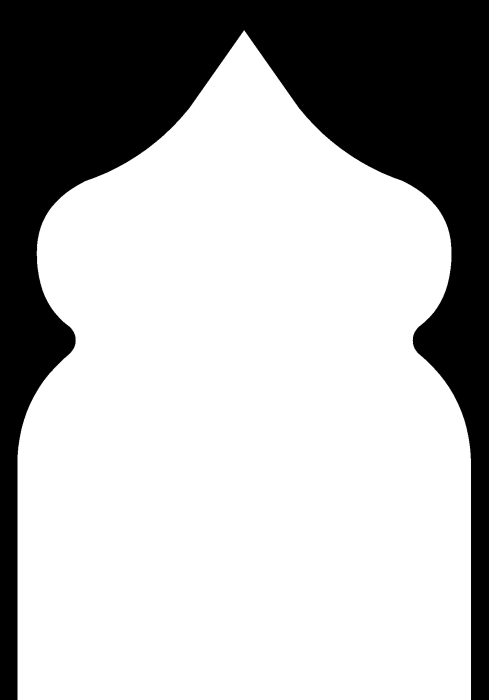
#> input picture assets/mosque/arch-inner.png, 977 x 1400 px (shown at 1/2 size)
$ python build_arch.py ../assets/mosque/arch-inner.png
#> lines starting #> are read from the running program, lines starting #| are printed output that depends on the picture; after the words box and inside, x2 and y2 are one past the last pixel; in counts of white or black regions, pixels touching at a corner belong together
"""Builds the sub-menu arch's two masks from one clean drawing of the arch.

The arches on the unit screen ("2 Sunnah", "4 Fardh") are drawn rather than pictured, so a
prayer can have as many as it has units. They are drawn from two grayscale masks:

    arch-outer.png   the whole arch, painted in the border colour
    arch-inner.png   the panel inside it, painted on top in the panel colour

The gap between the two is what you see as the outline. This tool makes both from a single
silhouette of the arch, so the outline comes out an even width all the way round instead of
following whatever the drawing's own line did.

Give it a drawing of the arch as a solid shape - any colour, on a transparent or white
background - at the largest size you have. It is the shape that matters, not the colours:

    python3 tools/build_arch.py path/to/arch.png

    python3 tools/build_arch.py path/to/arch.png --border 0.036 --height 1400

The base is left open on purpose: the arch stands on the ground like the ones on the mosque,
rather than being closed along the bottom like a shield.

Needs Pillow, NumPy and SciPy:  pip3 install --break-system-packages pillow numpy scipy
"""
from __future__ import annotations

import argparse
import sys
from pathlib import Path

BORDER = 0.036      # the outline's width, as a fraction of the arch's own width
HEIGHT = 1400       # what the masks are saved at: enough to stay sharp when drawn large
HERE = Path(__file__).resolve().parent.parent / "assets" / "mosque"


def shape_of(path: Path):
    """The drawing as a true/false mask of what is inside the arch.

    A drawing with transparency is taken by its alpha. One on a white background is taken by
    what is darker than white, so a plain black-on-white drawing works too.
    """
    import numpy as np
    from PIL import Image

    picture = Image.open(path).convert("RGBA")
    alpha = np.array(picture.split()[3])
    if alpha.min() < 250:                       # it has transparency: that is the shape
        return alpha > 128
    grey = np.array(picture.convert("L"))       # otherwise: anything that is not white
    return grey < 240


def trim(mask):
    """Cuts the blank space off, so the arch fills its own picture."""
    import numpy as np

    rows, cols = np.where(mask)
    if not rows.size:
        raise SystemExit("that drawing is empty")
    return mask[rows.min():rows.max() + 1, cols.min():cols.max() + 1]


def eaten_in(mask, border: int):
    """The panel inside the arch: the shape with [border] pixels taken off every edge but the
    base, measured as a true distance so the outline is the same width on a curve as on a
    straight.

    The arch fills its picture, so its sides sit hard against the edge. Distance is only
    measured to the empty pixels the picture actually holds, so without a margin of empty space
    around it the sides would count as deep inside and get no outline at all. Hence the ring of
    empty pixels on the two sides and the top. The base instead stands on a block of itself, so
    nothing is eaten off the bottom and the arch stands open on the ground.
    """
    import numpy as np
    from scipy import ndimage

    room = border + 2
    height, width = mask.shape
    tall = np.vstack([np.zeros((room, width), bool), mask, np.repeat(mask[-1:], room, axis=0)])
    edge = np.zeros((tall.shape[0], room), bool)
    padded = np.hstack([edge, tall, edge])
    inside = ndimage.distance_transform_edt(padded) > border
    return inside[room:room + height, room:room + width]


def as_picture(mask, height: int):
    """A mask at the size it is saved, its edges smoothed by the shrinking itself."""
    from PIL import Image

    picture = Image.fromarray((mask * 255).astype("uint8"), mode="L")
    width = max(1, round(picture.width * height / picture.height))
    return picture.resize((width, height), Image.LANCZOS)


def main(argv: list[str] | None = None) -> int:
    ap = argparse.ArgumentParser(description=__doc__,
                                 formatter_class=argparse.RawDescriptionHelpFormatter)
    ap.add_argument("drawing", type=Path, help="a picture of the arch as a solid shape")
    ap.add_argument("--out", type=Path, default=HERE, help="where the masks go")
    ap.add_argument("--border", type=float, default=BORDER,
                    help=f"outline width as a fraction of the arch's width (default {BORDER})")
    ap.add_argument("--height", type=int, default=HEIGHT,
                    help=f"pixels tall to save the masks at (default {HEIGHT})")
    args = ap.parse_args(argv)

    if not args.drawing.is_file():
        print(f"no such file: {args.drawing}", file=sys.stderr)
        return 1
    shape = trim(shape_of(args.drawing))
#> in shape_of, `alpha = np.array(picture.split()[3])`: alpha: shape (1400, 977); every value is 255
#> in shape_of, grey is the input picture: shape (1400, 977); min 0, max 255, mean 177.7
#> in shape_of, `return grey < 240`:
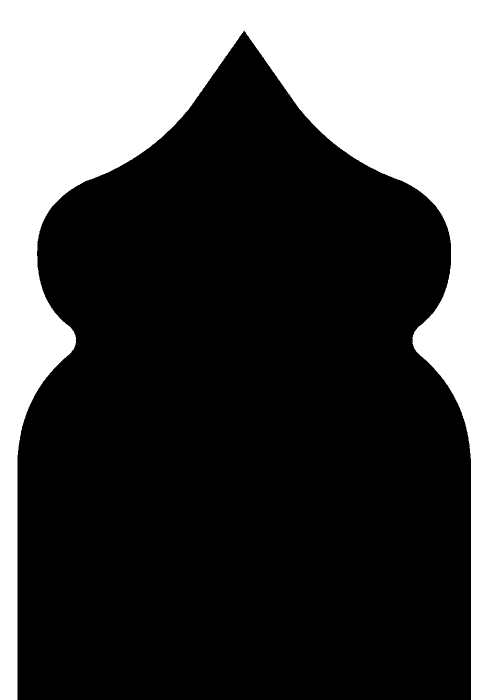
#> returned value: shape (1400, 977) bool (shown at 1/2 size); 30.4% white; 1 white region, box (x1, y1, x2, y2) and area: (0, 0, 977, 1400) 415928
    height, width = shape.shape
#> height = 1400; width = 977
    border = max(1, round(width * args.border))
#> border = 35
    print(f"arch {width} x {height}, outline {border}px ({args.border:.1%} of the width)")
#| arch 977 x 1400, outline 35px (3.6% of the width)

    args.out.mkdir(parents=True, exist_ok=True)
    for name, mask in (("arch-outer.png", shape), ("arch-inner.png", eaten_in(shape, border))):
#> in eaten_in, `room = border + 2`: room = 37
#> in eaten_in, `height, width = mask.shape`: height = 1400; width = 977
#> in eaten_in, `tall = np.vstack([np.zeros((room, width), bool), mask, np.repeat(mask[..`:
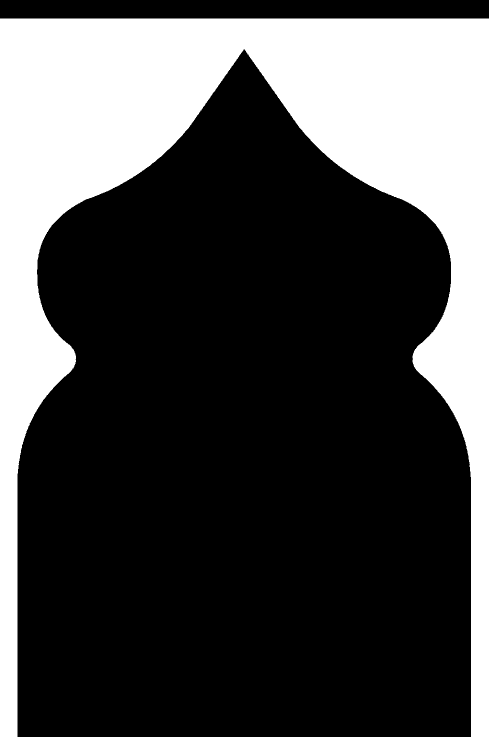
#> tall: shape (1474, 977) bool (shown at 1/2 size); 29.1% white; 1 white region, box (x1, y1, x2, y2) and area: (0, 37, 977, 1474) 418518
#> in eaten_in, `padded = np.hstack([edge, tall, edge])`:
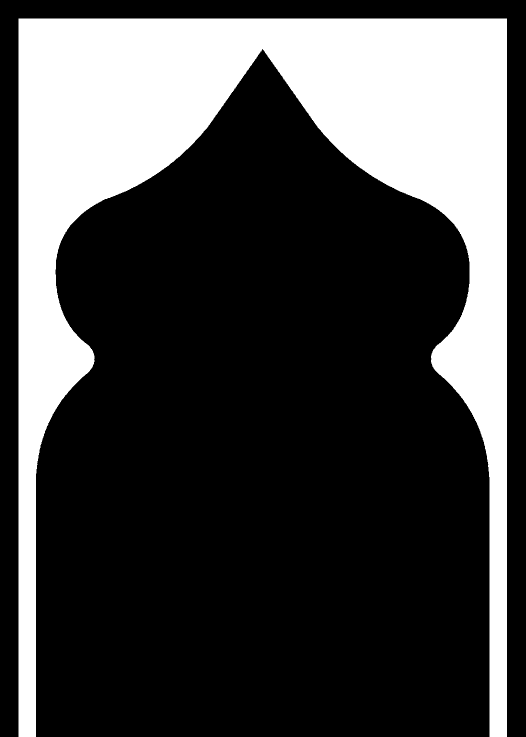
#> padded: shape (1474, 1051) bool (shown at 1/2 size); 27% white; 1 white region, box (x1, y1, x2, y2) and area: (37, 37, 1014, 1474) 418518
#> in eaten_in, `inside = ndimage.distance_transform_edt(padded) > border`:
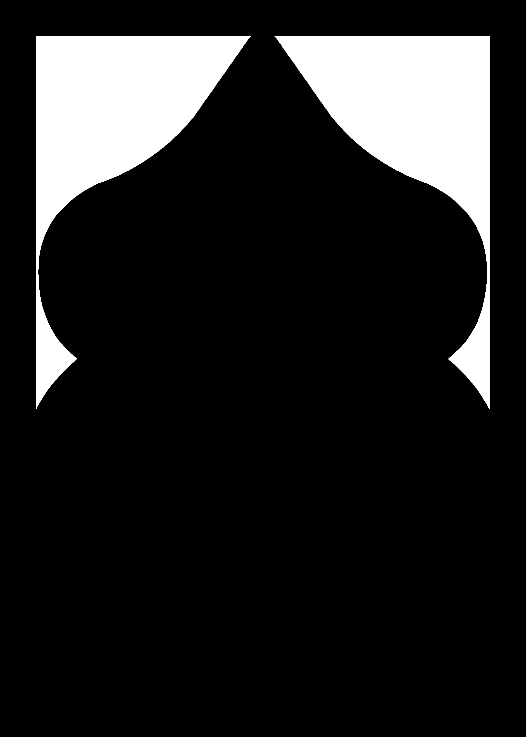
#> inside: shape (1474, 1051) bool (shown at 1/2 size); 13.8% white; 2 white regions, box (x1, y1, x2, y2) and area: (549, 72, 979, 818) 106907, (72, 72, 502, 818) 106695
        picture = as_picture(mask, args.height)
        picture.save(args.out / name)
        print(f"  {name}  {picture.width} x {picture.height}")
#> this loop made 2 passes
#|   arch-outer.png  977 x 1400
#|   arch-inner.png  977 x 1400
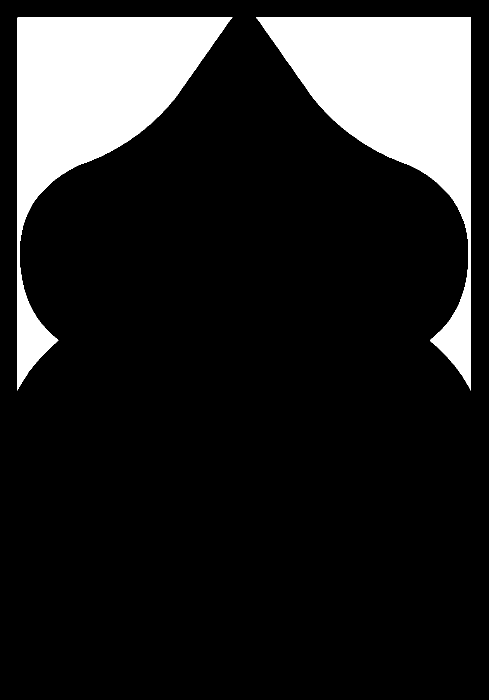
#> picture: PIL image 977x1400 L (shown at 1/2 size); 15.6% white; 2 white regions, box (x1, y1, x2, y2) and area: (512, 35, 942, 781) 106907, (35, 35, 465, 781) 106695
    print(f"aspect {width / height:.4f}")
#| aspect 0.6979
    return 0


if __name__ == "__main__":
    sys.exit(main())
#> (the program exits here)
